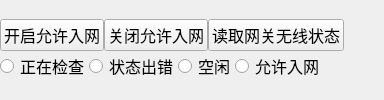
                      <widget class="QWidget" name="widget_9" native="true">
                       <property name="font">
                        <font>
                         <family>宋体</family>
                         <pointsize>12</pointsize>
                        </font>
                       </property>
                       <layout class="QVBoxLayout" name="verticalLayout_11">
                        <property name="spacing">
                         <number>0</number>
                        </property>
                        <property name="leftMargin">
                         <number>0</number>
                        </property>
                        <property name="topMargin">
                         <number>0</number>
                        </property>
                        <property name="rightMargin">
                         <number>0</number>
                        </property>
                        <property name="bottomMargin">
                         <number>0</number>
                        </property>
                        <item>
                         <layout class="QVBoxLayout" name="verticalLayout_4">
                          <item>
                           <layout class="QHBoxLayout" name="horizontalLayout_9">
                            <item>
                             <widget class="QPushButton" name="openAllowConnextToTheNetworkButton">
                              <property name="font">
                               <font>
                                <family>宋体</family>
                                <pointsize>12</pointsize>
                               </font>
                              </property>
                              <property name="text">
                               <string>开启允许入网</string>
                              </property>
                             </widget>
                            </item>
                            <item>
                             <widget class="QPushButton" name="closeAllowConnextToTheNetworkButton">
                              <property name="font">
                               <font>
                                <family>宋体</family>
                                <pointsize>12</pointsize>
                               </font>
                              </property>
                              <property name="text">
                               <string>关闭允许入网</string>
                              </property>
                             </widget>
                            </item>
                            <item>
                             <widget class="QPushButton" name="readIsAlowConnectNetworkStatus">
                              <property name="font">
                               <font>
                                <family>宋体</family>
                                <pointsize>12</pointsize>
                               </font>
                              </property>
                              <property name="text">
                               <string>读取网关无线状态</string>
                              </property>
                             </widget>
                            </item>
                            <item>
                             <spacer name="horizontalSpacer_3">
                              <property name="font">
                               <font>
                                <family>宋体</family>
                                <pointsize>12</pointsize>
                               </font>
                              </property>
                              <property name="orientation">
                               <enum>Qt::Horizontal</enum>
                              </property>
                              <property name="sizeHint" stdset="0">
                               <size>
                                <width>40</width>
                                <height>20</height>
                               </size>
                              </property>
                             </spacer>
                            </item>
                           </layout>
                          </item>
                          <item>
                           <layout class="QHBoxLayout" name="horizontalLayout_8">
                            <item>
                             <widget class="QRadioButton" name="isCheackAlowNetworkRadioButton">
                              <property name="font">
                               <font>
                                <family>宋体</family>
                                <pointsize>12</pointsize>
                               </font>
                              </property>
                              <property name="text">
                               <string>正在检查</string>
                              </property>
                             </widget>
                            </item>
                            <item>
                             <widget class="QRadioButton" name="errorStatusAllowNetworkRadioButton">
                              <property name="font">
                               <font>
                                <family>宋体</family>
                                <pointsize>12</pointsize>
                               </font>
                              </property>
                              <property name="text">
                               <string>状态出错</string>
                              </property>
                             </widget>
                            </item>
                            <item>
                             <widget class="QRadioButton" name="unUseAllowNetWorkRadioButton">
                              <property name="font">
                               <font>
                                <family>宋体</family>
                                <pointsize>12</pointsize>
                               </font>
                              </property>
                              <property name="text">
                               <string>空闲</string>
                              </property>
                             </widget>
                            </item>
                            <item>
                             <widget class="QRadioButton" name="isAllowNetworkRadioButton">
                              <property name="font">
                               <font>
                                <family>宋体</family>
                                <pointsize>12</pointsize>
                               </font>
                              </property>
                              <property name="text">
                               <string>允许入网</string>
                              </property>
                             </widget>
                            </item>
                            <item>
                             <spacer name="horizontalSpacer_5">
                              <property name="font">
                               <font>
                                <family>宋体</family>
                                <pointsize>12</pointsize>
                               </font>
                              </property>
                              <property name="orientation">
                               <enum>Qt::Horizontal</enum>
                              </property>
                              <property name="sizeHint" stdset="0">
                               <size>
                                <width>40</width>
                                <height>20</height>
                               </size>
                              </property>
                             </spacer>
                            </item>
                           </layout>
                          </item>
                         </layout>
                        </item>
                       </layout>
                      </widget>
